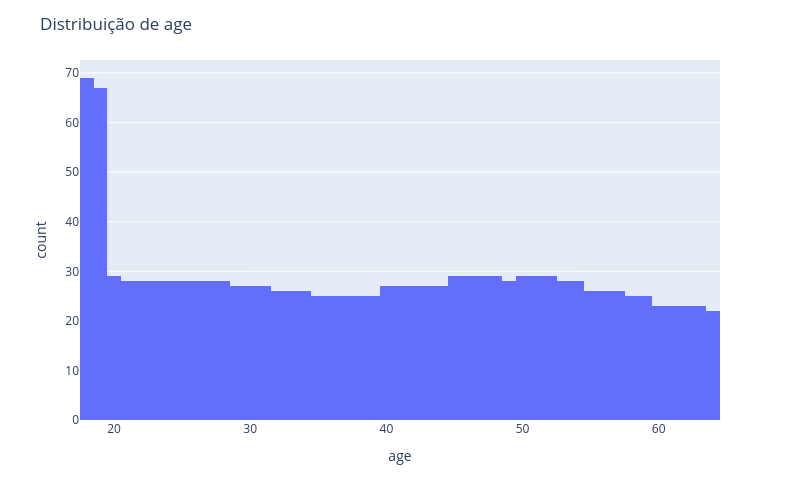

The notebook cell saved with this chart:
### Code cell
hist = px.histogram(df, x='age', nbins=60)
hist.update_layout(width=800, height=500, title_text='Distribuição de age')
hist.show()

### Figure 1 — Plotly figure (JSON) as saved in the notebook; plotly's stock layout.template omitted (floating-point values rounded to 4 significant figures; data arrays with more than 128 entries replaced by an {"elided": "..."} marker saying what was removed)
{"data": [{"bingroup": "x", "hovertemplate": "age=%{x}<br>count=%{y}<extra></extra>", "legendgroup": "", "marker": {"color": "#636efa", "pattern": {"shape": ""}}, "name": "", "nbinsx": 60, "orientation": "v", "showlegend": false, "type": "histogram", "x": {"elided": "1337 int values"}, "xaxis": "x", "yaxis": "y"}], "layout": {"barmode": "relative", "height": 500, "legend": {"tracegroupgap": 0}, "margin": {"t": 60}, "title": {"text": "Distribuição de age"}, "width": 800, "xaxis": {"anchor": "y", "domain": [0, 1], "title": {"text": "age"}}, "yaxis": {"anchor": "x", "domain": [0, 1], "title": {"text": "count"}}}}
